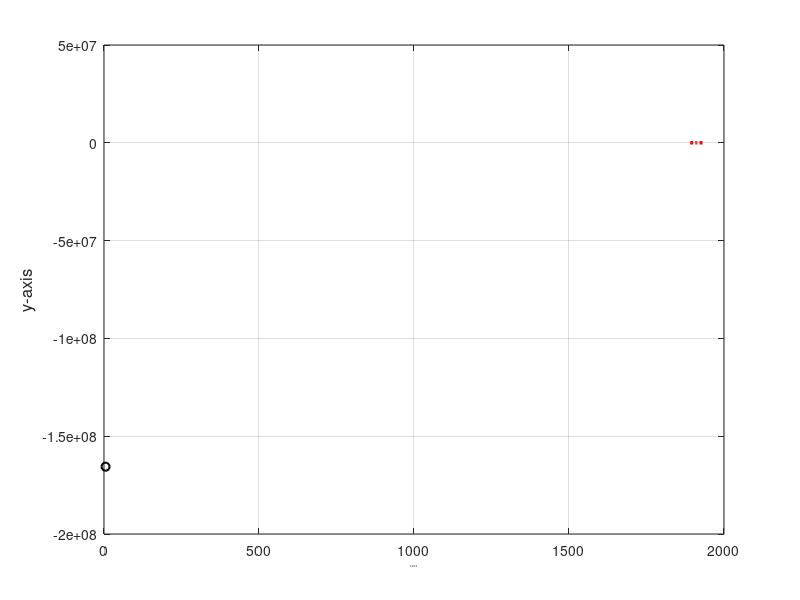

The MATLAB script that drew this image:
clc
all clear
clear fig
x=[1891 1901 1911 1921 1931];
y=[46 66 81 93 101];
m=length(y);
for i=1:m
    dt(i,1)=x(i);
    dt(i,2)=y(i);
end
n=m-1;
for j=3:m+1
    for i=1:n
        dt(i,j)=dt(i+1, j-1)-dt(i, j-1);
    end
    n=n-1;
end
fprintf('The forward difference table is given below:\n');
disp(dt)
z=input('The interpolation value is=');
h=x(2)-x(1);
p=(z-x(1))/h;
sum=y(1);
prod=1;
le=length(y)-1;
for i=1:le
    prod=prod*(p-i+1);
    sum=sum+(prod*dt(1, i+2))/factorial(i);
end
fprintf('The required interpolation value at %.2f is =%.6f', z, sum);
%graph of the function
plot(x,y, ':r', 'Linewidth', 2.5)
hold on
plot(z, sum, 'ok', 'Linewidth', 1.5)
grid on
%legend('Graph of the a given data', 'Interpolation value', 'northwest');
xlabel('x-axis', 'Fontsize',2)
ylabel('y-axis', 'Fontsize', 12)
hold off
